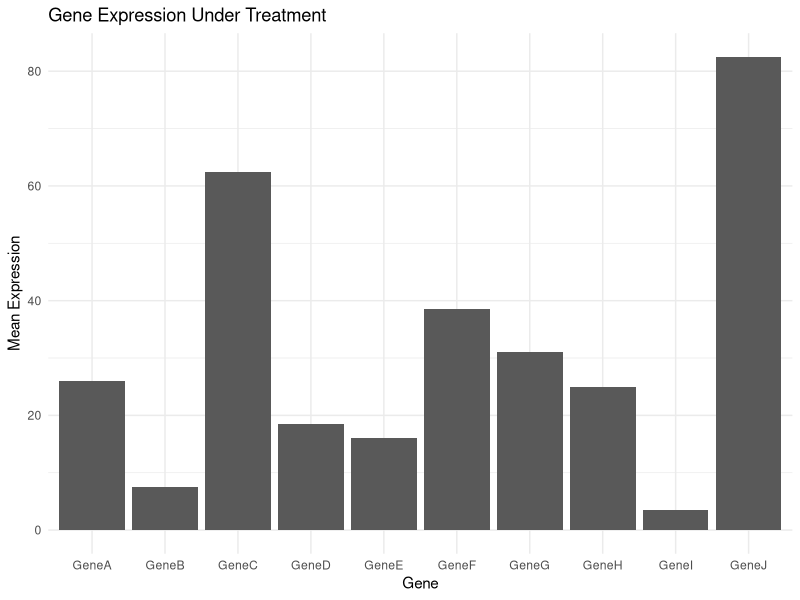

Write R code to recreate this figure.
# ==========================================
# R Learning - Day 15
# Gene Expression Data Analysis
# Author: Masha Srinivasan
# ==========================================

library(dplyr)
library(ggplot2)


# ------------------------------------------
# 1. Import gene expression data
# ------------------------------------------

expression_data <- read.csv(
  "gene_expression.csv"
)

cat("\nGene Expression Dataset:\n")
print(expression_data)


# ------------------------------------------
# 2. Inspect dataset
# ------------------------------------------

cat("\nDataset dimensions:\n")
print(dim(expression_data))

cat("\nColumn names:\n")
print(names(expression_data))

cat("\nDataset structure:\n")
str(expression_data)


# ------------------------------------------
# 3. Calculate mean expression
# ------------------------------------------

expression_data <- expression_data %>%
  mutate(
    Control_Mean = (Control + Control_2) / 2,
    Treatment_Mean = (Treatment + Treatment_2) / 2
  )

cat("\nMean expression values:\n")
print(expression_data)


# ------------------------------------------
# 4. Calculate fold change
# ------------------------------------------

expression_data <- expression_data %>%
  mutate(
    Fold_Change = Treatment_Mean / Control_Mean
  )

cat("\nFold change:\n")
print(
  expression_data %>%
    select(Gene, Fold_Change)
)


# ------------------------------------------
# 5. Calculate log2 fold change
# ------------------------------------------

expression_data <- expression_data %>%
  mutate(
    Log2_Fold_Change = log2(Fold_Change)
  )

cat("\nLog2 fold change:\n")
print(
  expression_data %>%
    select(Gene, Log2_Fold_Change)
)


# ------------------------------------------
# 6. Classify gene expression
# ------------------------------------------

expression_data <- expression_data %>%
  mutate(
    Regulation = case_when(
      Log2_Fold_Change >= 1 ~ "Upregulated",
      Log2_Fold_Change <= -1 ~ "Downregulated",
      TRUE ~ "No major change"
    )
  )

cat("\nGene regulation status:\n")
print(
  expression_data %>%
    select(
      Gene,
      Log2_Fold_Change,
      Regulation
    )
)


# ------------------------------------------
# 7. Find highly expressed genes
# ------------------------------------------

high_expression <- expression_data %>%
  filter(Treatment_Mean > 30)

cat("\nHighly expressed genes:\n")
print(high_expression)


# ------------------------------------------
# 8. Find upregulated genes
# ------------------------------------------

upregulated_genes <- expression_data %>%
  filter(Log2_Fold_Change >= 1)

cat("\nUpregulated genes:\n")
print(upregulated_genes)


# ------------------------------------------
# 9. Sort genes by fold change
# ------------------------------------------

sorted_genes <- expression_data %>%
  arrange(desc(Log2_Fold_Change))

cat("\nGenes sorted by log2 fold change:\n")
print(
  sorted_genes %>%
    select(
      Gene,
      Log2_Fold_Change,
      Regulation
    )
)


# ------------------------------------------
# 10. Create expression plot
# ------------------------------------------

ggplot(
  expression_data,
  aes(
    x = Gene,
    y = Treatment_Mean
  )
) +
  geom_col() +
  labs(
    title = "Gene Expression Under Treatment",
    x = "Gene",
    y = "Mean Expression"
  ) +
  theme_minimal()


# ------------------------------------------
# 11. Save processed dataset
# ------------------------------------------

write.csv(
  expression_data,
  "day15_processed_expression.csv",
  row.names = FALSE
)

cat(
  "\nProcessed gene-expression data saved successfully.\n"
)
